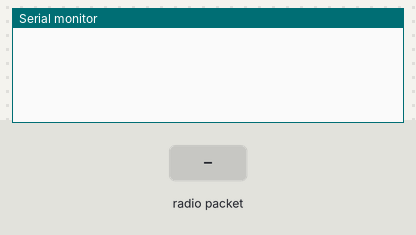
The sketch below on a simulated Arduino Uno, built with avr-gcc and run on an emulated ATmega328P. Parts: the last lines printed to the serial monitor. The test bench sets the inputs (shaded band). No radio packets arrive unless stated.

Above: at 1.2 s.
1.3 s: radio packet "1" arrives
At 2.5 s:
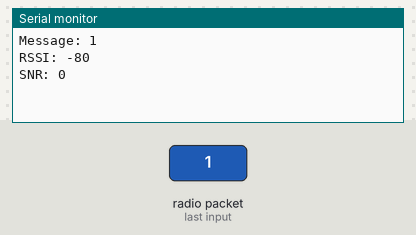
2.8 s: radio packet "0" arrives
At 3.3 s:
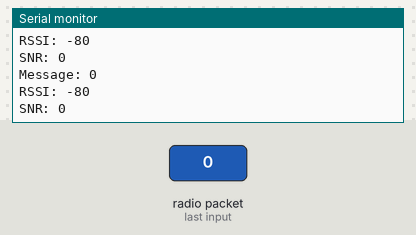
4.3 s: radio packet "2" arrives
At 4.7 s:
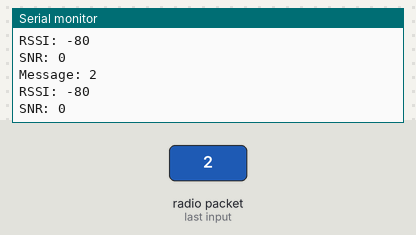

Measured:
- after the input at 1.3 s, the serial monitor: prints a new line at once (image 1)
- after the input at 2.8 s, the serial monitor: prints a new line at once (image 2)
- after the input at 4.3 s, the serial monitor: prints a new line at once (image 3)

The sketch:

recieve-Lora-Room.ino
```cpp
#include <SPI.h>
#include <RH_RF95.h>

#define RFM95_CS 8
#define RFM95_RST 4
#define RFM95_INT 3

RH_RF95 rf95(RFM95_CS, RFM95_INT);

uint8_t buf[255];

void setup() {
  Serial.begin(115200);

  // Reset radio module on startup
  pinMode(RFM95_RST, OUTPUT);
  digitalWrite(RFM95_RST, HIGH);
  delay(10);
  digitalWrite(RFM95_RST, LOW);
  delay(10);
  digitalWrite(RFM95_RST, HIGH);
  delay(10);

  if (!rf95.init()) {
    Serial.println("LoRa radio init failed");
    while (1);
  }

  rf95.setModemConfig(RH_RF95::Bw125Cr45Sf128); // BW=125kHz, CR=4/5, SF=7
  rf95.setFrequency(868.1);                     // Set frequency to 868.1 MHz
}

void loop() {
  uint8_t len = sizeof(buf);

  // Wait for incoming packet up to 4 seconds
  if (rf95.waitAvailableTimeout(4000)) {
    if (rf95.recv(buf, &len)) {
      buf[len] = 0; // End string cleanly
      Serial.print("Message: ");
      Serial.println((char*)buf);
      Serial.print("RSSI: ");
      Serial.println(rf95.lastRssi(), DEC);
      Serial.print("SNR: ");
      Serial.println(rf95.lastSNR(), DEC);
    }
  } else {
    Serial.println("No reception");
  }
}
```
